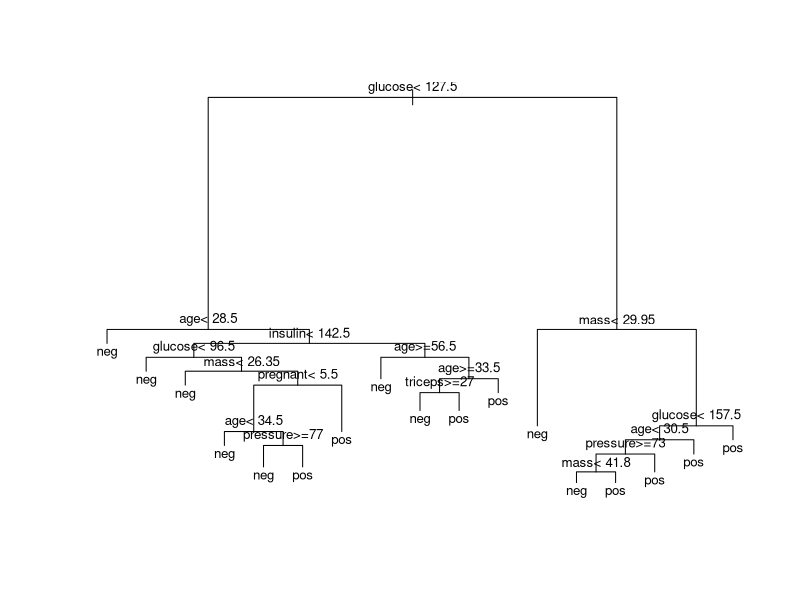

Write the R code that produced this figure.
## ---- chunk 1
# include this code chunk as-is to set options
Sys.setlocale("LC_TIME", "C")
## ---- chunk 2
if (!require(caret)) install.packages("caret", dep=TRUE)
if (!require(mlbench)) install.packages("mlbench", dep=TRUE)
if (!require(skimr)) install.packages("skimr", dep=TRUE)
if (!require(dplyr)) install.packages("dplyr", dep=TRUE)
## ---- chunk 3
library(skimr)
data("PimaIndiansDiabetes2", package = "mlbench")
skim(PimaIndiansDiabetes2)
## ---- chunk 4
library(rpart)
model1 <- rpart(diabetes ~., data = PimaIndiansDiabetes2)
# par(xpd = NA) # otherwise on some devices the text is clipped
## ---- chunk 5
print(model1)
## ---- chunk 6
plot(model1)
text(model1, digits = 3, cex=0.8)
## ---- chunk 7
predicted.classes<- predict(model1, PimaIndiansDiabetes2, "class")
mean(predicted.classes == PimaIndiansDiabetes2$diabetes)
## ---- chunk 8
set.seed(123)
ssize <- nrow(PimaIndiansDiabetes2)
propTrain <- 0.8
training.indices <-sample(1:ssize, floor(ssize*propTrain))
train.data  <- PimaIndiansDiabetes2[training.indices, ]
test.data <- PimaIndiansDiabetes2[-training.indices, ]
## ---- chunk 9
model2 <- rpart(diabetes ~., data = train.data)
predicted.classes.test<- predict(model2, test.data, "class")
mean(predicted.classes.test == test.data$diabetes)
